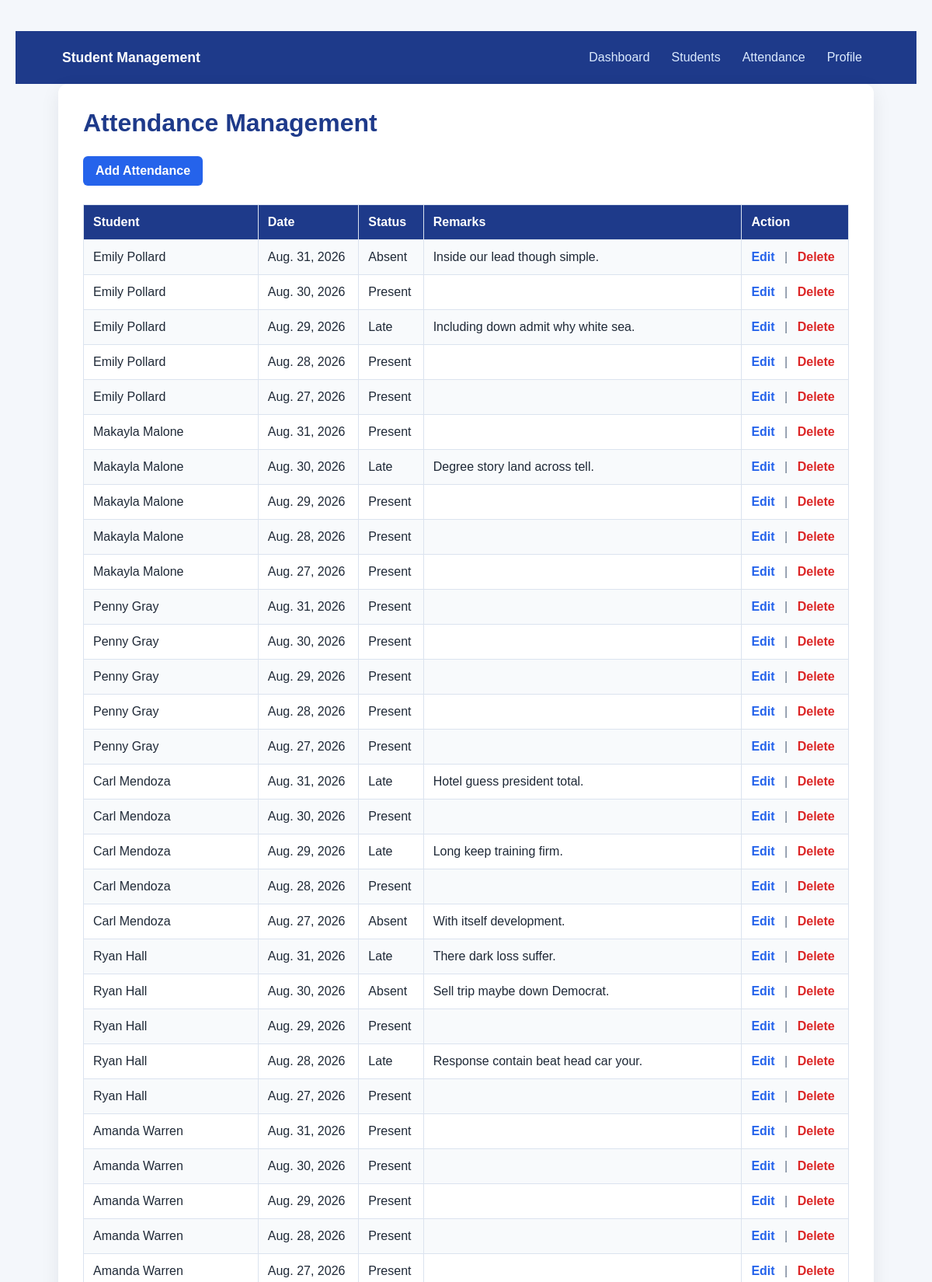
The page /attendance/ (upper part) on the database its author committed.
### attendance/models.py (models this page shows, shortened)
class Attendance(models.Model):
    STATUS_CHOICES = [
        ('Present', 'Present'),
        ('Absent', 'Absent'),
        ('Late', 'Late'),
    ]
    student = models.ForeignKey(
        Student,
        on_delete=models.CASCADE
    )
    date = models.DateField()
    status = models.CharField(
        max_length=10,
        choices=STATUS_CHOICES
    )
    remarks = models.TextField(
        blank=True,
        null=True
    )

### students/models.py (models this page shows, shortened)
class Student(models.Model):
    student_id = models.CharField(max_length=20, unique=True)
    name = models.CharField(max_length=100)
    age = models.IntegerField()
    email = models.EmailField()
    phone = models.CharField(max_length=15)
    course = models.CharField(max_length=100)
    address = models.TextField()

### attendance/views.py (the view)
class AttendanceListView(ListView):
    model = Attendance
    template_name = 'attendance/attendance_list.html'
    context_object_name = 'attendance'

### attendance/templates/attendance/attendance_list.html (shortened to what this page needs)
<!DOCTYPE html>
<html lang="en">
<head>
    {% load static %}
    <link rel="stylesheet" href="{% static 'attendance/css/attendance.css' %}">
</head>
<body>
<header class="topbar">
    <a class="brand" href="{% url 'dashboard' %}">Student Management</a>
    <nav aria-label="Main navigation"><a href="{% url 'dashboard' %}">Dashboard</a><a href="{% url 'student_list' %}">Students</a><a href="{% url 'attendance_list' %}">Attendance</a><a href="{% url 'profile' %}">Profile</a></nav>
</header>
<main class="attendance-container">
    <h1>Attendance Management</h1>
    <a class="button" href="{% url 'attendance_add' %}">
        Add Attendance
    </a>
    {% if attendance %}
    <div class="table-wrap">
    <table>
        <tr>
            <th>Student</th>
            <th>Date</th>
            <th>Status</th>
            <th>Remarks</th>
            <th>Action</th>
        </tr>
        {% for record in attendance %}
        <tr>
            <td>
                {{ record.student.name }}
            </td>
            <td>
                {{ record.date }}
            </td>
            <td>
                {{ record.status }}
            </td>
            <td>
                {{ record.remarks }}
            </td>
            <td>
                <a class="action-link" href="{% url 'attendance_edit' record.pk %}">
                    Edit
                </a>
                <span class="action-separator">|</span>
                <a class="action-link delete" href="{% url 'attendance_delete' record.pk %}">
                    Delete
                </a>
            </td>
        </tr>
        {% endfor %}
    </table>
    </div>
    {% else %}
        <p class="empty-state">No attendance records found.</p>
    {% endif %}
</main>
</body>
</html>

### attendance/static/attendance/css/attendance.css (style rules this page uses)
:root { --primary: #1e3a8a; --primary-light: #2563eb; --danger: #dc2626; --surface: #ffffff; --background: #f4f7fb; --border: #dbe3ef; --text: #1f2937; --muted: #64748b; }
* { box-sizing: border-box; }
body { margin: 0; min-height: 100vh; padding: 40px 20px; background: var(--background); color: var(--text); font-family: Arial, sans-serif; }
.topbar { display: flex; align-items: center; justify-content: space-between; gap: 18px; padding: 18px max(5vw, 24px); color: #fff; background: var(--primary); }
.brand { color: #fff; font-size: 1.1rem; font-weight: 700; text-decoration: none; }
.topbar nav { display: flex; flex-wrap: wrap; gap: 8px; }
.topbar nav a { padding: 7px 10px; border-radius: 6px; color: #dbeafe; text-decoration: none; }
.attendance-container { max-width: 1050px; margin: 0 auto; padding: 32px; background: var(--surface); border-radius: 12px; box-shadow: 0 8px 24px rgba(15, 23, 42, .08); }
h1 { margin: 0 0 24px; color: var(--primary); }
.button, button { display: inline-block; padding: 10px 16px; border: 0; border-radius: 6px; background: var(--primary-light); color: #fff; cursor: pointer; font: inherit; font-weight: 700; text-decoration: none; }
.table-wrap { overflow-x: auto; margin-top: 24px; }
table { width: 100%; border-collapse: collapse; }
th, td { padding: 13px 12px; border: 1px solid var(--border); text-align: left; }
th { background: var(--primary); color: #fff; }
tbody tr:nth-child(even) { background: #f8fafc; }
.action-link { color: var(--primary-light); font-weight: 700; text-decoration: none; }
.action-link.delete { color: var(--danger); }
.action-separator { margin: 0 8px; color: var(--muted); }

### rows shown on the page
Attendance: student.name "Emily Pollard", date "Aug. 31, 2026", status "Absent", remarks "Inside our lead though simple."
Attendance: student.name "Emily Pollard", date "Aug. 30, 2026", status "Present"
Attendance: student.name "Emily Pollard", date "Aug. 29, 2026", status "Late", remarks "Including down admit why white sea."
Attendance: student.name "Emily Pollard", date "Aug. 28, 2026", status "Present"
Attendance: student.name "Emily Pollard", date "Aug. 27, 2026", status "Present"
Attendance: student.name "Makayla Malone", date "Aug. 31, 2026", status "Present"
Attendance: student.name "Makayla Malone", date "Aug. 30, 2026", status "Late", remarks "Degree story land across tell."
Attendance: student.name "Makayla Malone", date "Aug. 29, 2026", status "Present"
Attendance: student.name "Makayla Malone", date "Aug. 28, 2026", status "Present"
Attendance: student.name "Makayla Malone", date "Aug. 27, 2026", status "Present"
Attendance: student.name "Penny Gray", date "Aug. 31, 2026", status "Present"
Attendance: student.name "Penny Gray", date "Aug. 30, 2026", status "Present"
Attendance: student.name "Penny Gray", date "Aug. 29, 2026", status "Present"
Attendance: student.name "Penny Gray", date "Aug. 28, 2026", status "Present"
Attendance: student.name "Penny Gray", date "Aug. 27, 2026", status "Present"
Attendance: student.name "Carl Mendoza", date "Aug. 31, 2026", status "Late", remarks "Hotel guess president total."
Attendance: student.name "Carl Mendoza", date "Aug. 30, 2026", status "Present"
Attendance: student.name "Carl Mendoza", date "Aug. 29, 2026", status "Late", remarks "Long keep training firm."
Attendance: student.name "Carl Mendoza", date "Aug. 28, 2026", status "Present"
Attendance: student.name "Carl Mendoza", date "Aug. 27, 2026", status "Absent", remarks "With itself development."
Attendance: student.name "Ryan Hall", date "Aug. 31, 2026", status "Late", remarks "There dark loss suffer."
Attendance: student.name "Ryan Hall", date "Aug. 30, 2026", status "Absent", remarks "Sell trip maybe down Democrat."
Attendance: student.name "Ryan Hall", date "Aug. 29, 2026", status "Present"
Attendance: student.name "Ryan Hall", date "Aug. 28, 2026", status "Late", remarks "Response contain beat head car your."
Attendance: student.name "Ryan Hall", date "Aug. 27, 2026", status "Present"
Attendance: student.name "Amanda Warren", date "Aug. 31, 2026", status "Present"
Attendance: student.name "Amanda Warren", date "Aug. 30, 2026", status "Present"
Attendance: student.name "Amanda Warren", date "Aug. 29, 2026", status "Present"
Attendance: student.name "Amanda Warren", date "Aug. 28, 2026", status "Present"
Attendance: student.name "Amanda Warren", date "Aug. 27, 2026", status "Present"
